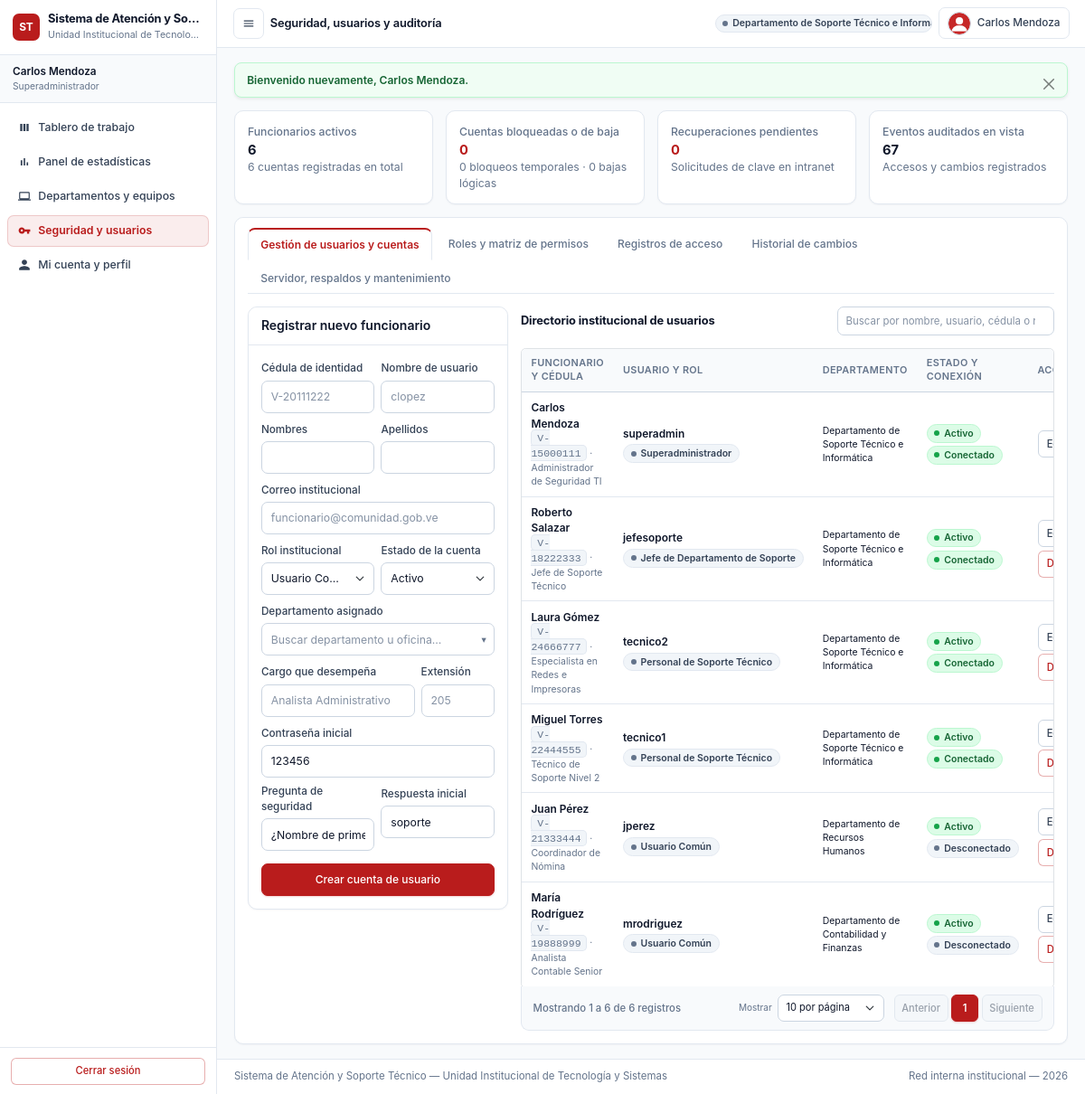
The page /index.php?c=admin&a=index (signed in) on the database its author committed.
### tables this page shows
CREATE TABLE `roles_permisos` (
  `id_rol_permiso` int unsigned NOT NULL AUTO_INCREMENT,
  `id_rol` tinyint unsigned NOT NULL,
  `id_modulo` tinyint unsigned NOT NULL,
  `permiso_ver` tinyint(1) NOT NULL DEFAULT '0',
  `permiso_crear` tinyint(1) NOT NULL DEFAULT '0',
  `permiso_editar` tinyint(1) NOT NULL DEFAULT '0',
  `permiso_eliminar` tinyint(1) NOT NULL DEFAULT '0',
  `permiso_asignar_tickets` tinyint(1) NOT NULL DEFAULT '0',
  PRIMARY KEY (`id_rol_permiso`),
  UNIQUE KEY `uk_rol_modulo` (`id_rol`,`id_modulo`),
  KEY `fk_rp_modulo` (`id_modulo`),
  CONSTRAINT `fk_rp_modulo` FOREIGN KEY (`id_modulo`) REFERENCES `modulos_sistema` (`id_modulo`) ON DELETE CASCADE ON UPDATE CASCADE,
  CONSTRAINT `fk_rp_rol` FOREIGN KEY (`id_rol`) REFERENCES `roles` (`id_rol`) ON DELETE CASCADE ON UPDATE CASCADE
);

CREATE TABLE `modulos_sistema` (
  `id_modulo` tinyint unsigned NOT NULL AUTO_INCREMENT,
  `clave_modulo` varchar(30) NOT NULL COMMENT 'Ej: Mod1_Auth, Mod5_Kanban',
  `nombre_modulo` varchar(80) NOT NULL,
  `icono_argon` varchar(50) DEFAULT 'ni ni-app' COMMENT 'Clase de ícono para Argon Dashboard',
  `orden_menu` tinyint unsigned DEFAULT '1',
  PRIMARY KEY (`id_modulo`),
  UNIQUE KEY `clave_modulo` (`clave_modulo`)
);

CREATE TABLE `usuarios` (
  `id_usuario` int unsigned NOT NULL AUTO_INCREMENT,
  `id_rol` tinyint unsigned NOT NULL,
  `id_departamento` smallint unsigned NOT NULL,
  `cedula_empleado` varchar(20) NOT NULL,
  `username` varchar(50) NOT NULL,
  `correo_institucional` varchar(120) NOT NULL,
  `password_hash` varchar(255) NOT NULL COMMENT 'Usar password_hash() BCRYPT/ARGON2ID en PHP',
  `nombres` varchar(80) NOT NULL,
  `apellidos` varchar(80) NOT NULL,
  `cargo_empleado` varchar(80) NOT NULL,
  `telefono_extension` varchar(25) DEFAULT NULL,
  `foto_perfil_ruta` varchar(255) DEFAULT 'assets/img/default-avatar.png',
  `pregunta_seguridad` varchar(150) DEFAULT NULL,
  `respuesta_seguridad_hash` varchar(255) DEFAULT NULL,
  `intentos_fallidos` tinyint unsigned NOT NULL DEFAULT '0',
  `bloqueado_hasta` datetime DEFAULT NULL,
  `estado_cuenta` enum('Activo','Suspendido','Inactivo') NOT NULL DEFAULT 'Activo',
  `estado_conexion` enum('Online','Offline') NOT NULL DEFAULT 'Offline',
  `fecha_ultimo_acceso` datetime DEFAULT NULL,
  `creado_en` timestamp NULL DEFAULT CURRENT_TIMESTAMP,
  `actualizado_en` timestamp NULL DEFAULT CURRENT_TIMESTAMP ON UPDATE CURRENT_TIMESTAMP,
  `eliminado_en` datetime DEFAULT NULL COMMENT 'Soft delete',
  PRIMARY KEY (`id_usuario`),
  UNIQUE KEY `cedula_empleado` (`cedula_empleado`),
  UNIQUE KEY `username` (`username`),
  UNIQUE KEY `correo_institucional` (`correo_institucional`),
  KEY `idx_usuario_depto` (`id_departamento`),
  KEY `idx_usuario_rol` (`id_rol`),
  CONSTRAINT `fk_usuario_depto` FOREIGN KEY (`id_departamento`) REFERENCES `departamentos` (`id_departamento`) ON DELETE RESTRICT ON UPDATE CASCADE,
  CONSTRAINT `fk_usuario_rol` FOREIGN KEY (`id_rol`) REFERENCES `roles` (`id_rol`) ON DELETE RESTRICT ON UPDATE CASCADE
);

CREATE TABLE `roles` (
  `id_rol` tinyint unsigned NOT NULL AUTO_INCREMENT,
  `slug_rol` varchar(30) NOT NULL COMMENT 'Identificador para código PHP',
  `nombre_rol` varchar(60) NOT NULL,
  `descripcion` varchar(255) DEFAULT NULL,
  `creado_en` timestamp NULL DEFAULT CURRENT_TIMESTAMP,
  PRIMARY KEY (`id_rol`),
  UNIQUE KEY `slug_rol` (`slug_rol`)
);

CREATE TABLE `departamentos` (
  `id_departamento` smallint unsigned NOT NULL AUTO_INCREMENT,
  `codigo_departamento` varchar(20) NOT NULL COMMENT 'Ej: DEP-CONT, DEP-SOP',
  `nombre_departamento` varchar(100) NOT NULL,
  `sede_edificio` varchar(80) NOT NULL,
  `piso_oficina` varchar(30) NOT NULL,
  `numero_oficina` varchar(30) NOT NULL,
  `telefono_extension` varchar(25) DEFAULT NULL,
  `activo` tinyint(1) NOT NULL DEFAULT '1',
  `creado_en` timestamp NULL DEFAULT CURRENT_TIMESTAMP,
  `actualizado_en` timestamp NULL DEFAULT CURRENT_TIMESTAMP ON UPDATE CURRENT_TIMESTAMP,
  PRIMARY KEY (`id_departamento`),
  UNIQUE KEY `codigo_departamento` (`codigo_departamento`)
);

### views/admin/index.php (the view, shortened to what the rows shown need)
<?php
require __DIR__ . '/../layouts/header.php';
?>
<div class="card">
    <div class="card-body">
        <div class="tab-content">
            <div class="tab-pane fade <?php echo $pestanaActiva === 'usuarios' ? 'show active' : ''; ?>"
                 id="tab-admin-usuarios"
                 role="tabpanel">
                <div class="row g-3 fila-inicio-alineada">
                    <div class="col-12 col-xl-8">
                        <div class="table-responsive border rounded">
                            <table class="table table-hover align-middle mb-0" id="tablaUsuariosAdmin" data-paginacion="true">
                                <thead>
                                    <tr>
                                        <th>Funcionario y cédula</th>
                                        <th>Usuario y rol</th>
                                        <th>Departamento</th>
                                        <th>Estado y conexión</th>
                                        <th>Acciones</th>
                                    </tr>
                                </thead>
                                <tbody>
                                    <?php foreach ($usuarios as $uRow): ?>
                                        <?php
                                        $idURow = (int)$uRow['id_usuario'];
                                        $tieneBaja = !empty($uRow['eliminado_en']);
                                        ?>
                                        <tr class="<?php echo $tieneBaja ? 'opacity-75' : ''; ?>">
                                            <td>
                                                <div class="fw-semibold"><?php echo e($uRow['nombres'] . ' ' . $uRow['apellidos']); ?></div>
                                                <div class="small texto-secundario">
                                                    <span class="codigo-monoespaciado"><?php echo e($uRow['cedula_empleado']); ?></span> · <?php echo e($uRow['cargo_empleado']); ?>
                                                </div>
                                            </td>
                                            <td>
                                                <div class="fw-semibold"><?php echo e($uRow['username']); ?></div>
                                                <span class="insignia-suave insignia-suave-neutra mt-1"><?php echo e($uRow['nombre_rol']); ?></span>
                                            </td>
                                            <td class="small">
                                                <?php echo e($uRow['nombre_departamento']); ?>
                                            </td>
                                            <td>
                                                <?php if ($tieneBaja): ?>
                                                    <span class="insignia-suave insignia-suave-critica">Con baja lógica</span>
                                                    <div class="small texto-secundario mt-1">
                                                        <?php echo e(formatear_fecha_esp((string)$uRow['eliminado_en'], false)); ?>
                                                    </div>
                                                <?php else: ?>
                                                    <div class="d-flex flex-wrap gap-1">
                                                        <span class="<?php echo e(clase_insignia_estado((string)$uRow['estado_cuenta'])); ?>">
                                                            <?php echo e($uRow['estado_cuenta']); ?>
                                                        </span>
                                                        <span class="<?php echo e(clase_insignia_estado((string)$uRow['estado_conexion'])); ?>">
                                                            <?php echo e(texto_estado_legible((string)$uRow['estado_conexion'])); ?>
                                                        </span>
                                                    </div>
                                                <?php endif; ?>
                                            </td>
                                            <td>
                                                <div class="d-flex flex-wrap gap-1">
                                                    <a href="<?php echo e(ruta_url('admin', 'index', ['editar_usuario' => $idURow])); ?>"
                                                       class="btn btn-sm btn-secondary">
                                                        Editar
                                                    </a>
                                                    <?php if ($idURow !== (int)$_SESSION['id_usuario']): ?>
                                                        <form action="<?php echo e(ruta_url('admin', 'bajaLogica')); ?>"
                                                              method="POST"
                                                              class="m-0"
                                                              data-confirmar-mensaje="<?php echo $tieneBaja ? '¿Deseas reactivar la cuenta de este funcionario?' : '¿Confirmas aplicar baja lógica a esta cuenta? El historial del funcionario se conservará intacto.'; ?>">
                                                            <button type="submit" class="btn btn-sm <?php echo $tieneBaja ? 'btn-pizarra' : 'btn-outline-danger'; ?>">
                                                                <?php echo $tieneBaja ? 'Restaurar' : 'Dar de baja'; ?>
                                                            </button>
                                                        </form>
                                                    <?php endif; ?>
                                                </div>
                                            </td>
                                        </tr>
                                    <?php endforeach; ?>
                                </tbody>
                            </table>
                        </div>
                    </div>
                </div>
            </div>
        </div>
    </div>
</div>
<?php require __DIR__ . '/../layouts/footer.php'; ?>

### views/layouts/sidebar.php (shortened to what the rows shown need)
<?php
require_once __DIR__ . '/../../models/Usuario.php';
$idRolActual     = (int)($_SESSION['id_rol'] ?? 0);
$controladorAct  = strtolower((string)($_GET['c'] ?? 'auth'));
$modeloMenuUsuario = new Usuario();
$estructuraRol = $modeloMenuUsuario->obtenerPermisosYMenuPorRol($idRolActual);
$itemsMenu = $estructuraRol['menu'];
?>
<aside class="menu-lateral-argon" id="menuLateralInstitucional" aria-label="Menú principal del sistema">
    <div class="marca-institucional">
        <div class="overflow-hidden flex-grow-1 min-w-0">
            <h1 class="titulo-sistema text-truncate"><?php echo e(APP_NOMBRE); ?></h1>
        </div>
    </div>
    <ul class="lista-navegacion-lateral">
        <?php foreach ($itemsMenu as $item): ?>
            <?php
            $esActivo = ($controladorAct === strtolower((string)$item['controlador']));
            ?>
            <li class="item-navegacion">
                <a href="<?php echo e(ruta_url((string)$item['controlador'], (string)$item['accion'])); ?>"
                   class="enlace-navegacion <?php echo $esActivo ? 'activo' : ''; ?>">
                    <span class="grupo-icono-texto text-truncate">
                        <i class="<?php echo e((string)$item['icono_argon']); ?>" aria-hidden="true"></i>
                        <span class="text-truncate"><?php echo e((string)$item['nombre_modulo']); ?></span>
                    </span>
                </a>
            </li>
        <?php endforeach; ?>
    </ul>
</aside>

### rows shown on the page
roles_permisos: nombre_modulo "Seguridad y usuarios"
modulos_sistema: nombre_modulo "Mi cuenta y perfil"
usuarios: nombres+apellidos "Carlos Mendoza", cedula_empleado "V-15000111", cargo_empleado "Administrador de Seguridad TI", username "superadmin", id_rol.nombre_rol "Superadministrador", id_departamento.nombre_departamento "Departamento de Soporte Técnico e Informática", estado_cuenta "Activo", estado_conexion "Conectado"
usuarios: nombres+apellidos "Roberto Salazar", cedula_empleado "V-18222333", cargo_empleado "Jefe de Soporte Técnico", username "jefesoporte", id_rol.nombre_rol "Jefe de Departamento de Soporte", id_departamento.nombre_departamento "Departamento de Soporte Técnico e Informática", estado_cuenta "Activo", estado_conexion "Conectado", shows "Dar de baja"
usuarios: nombres+apellidos "Laura Gómez", cedula_empleado "V-24666777", cargo_empleado "Especialista en Redes e Impresoras", username "tecnico2", id_rol.nombre_rol "Personal de Soporte Técnico", id_departamento.nombre_departamento "Departamento de Soporte Técnico e Informática", estado_cuenta "Activo", estado_conexion "Conectado", shows "Dar de baja"
usuarios: nombres+apellidos "Miguel Torres", cedula_empleado "V-22444555", cargo_empleado "Técnico de Soporte Nivel 2", username "tecnico1", id_rol.nombre_rol "Personal de Soporte Técnico", id_departamento.nombre_departamento "Departamento de Soporte Técnico e Informática", estado_cuenta "Activo", estado_conexion "Conectado", shows "Dar de baja"
usuarios: nombres+apellidos "Juan Pérez", cedula_empleado "V-21333444", cargo_empleado "Coordinador de Nómina", username "jperez", id_rol.nombre_rol "Usuario Común", id_departamento.nombre_departamento "Departamento de Recursos Humanos", estado_cuenta "Activo", estado_conexion "Desconectado", shows "Dar de baja"
usuarios: nombres+apellidos "María Rodríguez", cedula_empleado "V-19888999", cargo_empleado "Analista Contable Senior", username "mrodriguez", id_rol.nombre_rol "Usuario Común", id_departamento.nombre_departamento "Departamento de Contabilidad y Finanzas", estado_cuenta "Activo", estado_conexion "Desconectado", shows "Dar de baja"

### other values the page prints
APP_NOMBRE "Sistema de Atención y So…"
APP_INSTITUCION "Unidad Institucional de Tecnolo…"
$_SESSION['nombre_rol'] "Superadministrador"
$item['nombre_modulo'] "Tablero de trabajo"
$item['nombre_modulo'] "Panel de estadísticas"
$item['nombre_modulo'] "Departamentos y equipos"
$tituloSeccion "Seguridad, usuarios y auditoría"
$_SESSION['nombre_departamento'] "Departamento de Soporte Técnico e Inf…"
$alertaFlash['mensaje'] "Bienvenido nuevamente, Carlos Mendoza."
$totalActivos "6"
count($usuarios) "6"
$totalBloqueados + $totalEliminados "0"
$totalBloqueados "0"
$totalEliminados "0"
$totalRecupPendientes "0"
